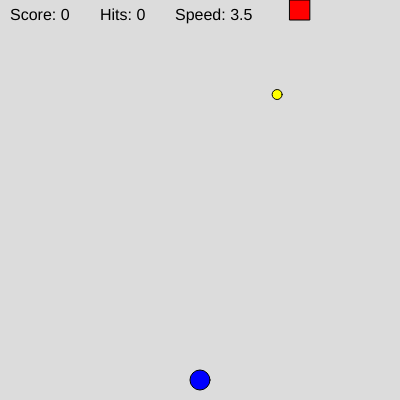
Frame 1 (no input)
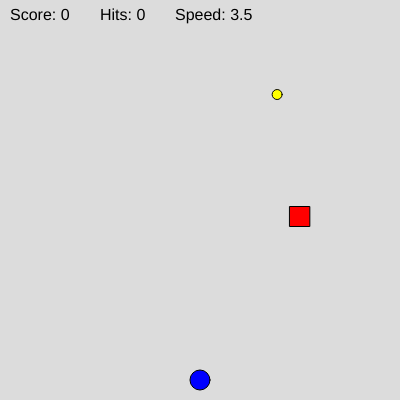
Frame 60 (no input)
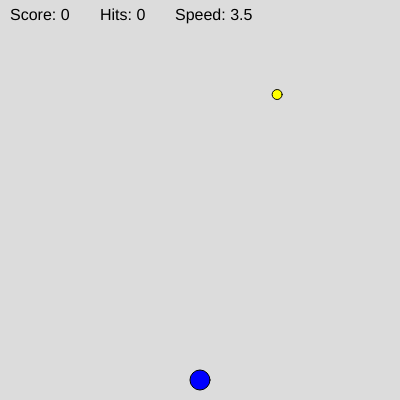
Frame 120 (the mouse pressed at the canvas centre since frame 60)

The p5.js sketch that drew these frames (run headless with seeded random() and noise() and a simulated clock; from frame 60 on, the mouse is pressed at the canvas centre):

// p5.js sketch
// ── sketch.js
// Game variables 
let playerX, playerY;
let coinX, coinY;
let obstacleX, obstacleY;
let score = 0;
let gameOver = false;
let obstacleSpeed = 3.5
let hits = 0

function setup() {
  createCanvas(400, 400);
  initializeGame();
}

function initializeGame() {
  // Initialize player position (bottom center)
  playerX = width/2;
  playerY = height - 20;
  
  // Initialize coin position
  newCoin();
  
  // Initialize obstacle position
  obstacleX = random(20, width - 20);
  obstacleY = 0;
}

function draw() {
  background(220);
  
  if (gameOver) {
    displayGameOver();
  } else {
    // Draw game elements
    drawPlayer();
    drawCoin();
    drawObstacle();
    
    // Handle movement
    movePlayer();
    moveObstacle();
    
    // Check for collisions
    checkCoinCollection();
    checkCollisions();
    
    // Display game stats
    displayStats();
  }
}

function drawPlayer() {
  fill(0, 0, 255);  // Blue player
  circle(playerX, playerY, 20);
}

function drawCoin() {
  fill(255, 255, 0);  // Yellow coin
  circle(coinX, coinY, 10);
}

function drawObstacle() {
  fill(255, 0, 0);  // Red obstacle
  rect(obstacleX, obstacleY, 20, 20);
}

// Basic left/right movement provided
function movePlayer() {
  if (keyIsDown(LEFT_ARROW)) {
    playerX -= 5;
  }
  if (keyIsDown(RIGHT_ARROW)) {
    playerX += 5;
  }
  if (keyIsDown(UP_ARROW)){
    playerY -= 5
  }
  if (keyIsDown(DOWN_ARROW)){
    playerY += 5
  }
}

function moveObstacle() {
  // TODO: Move obstacle from left to right
  // obstacleY moves at obstacleSpeed
  obstacleY += obstacleSpeed

  
  // TODO: Reset obstacle when it goes off screen
  // HINT: Check if obstacleX > width
  // Reset to left side and new random Y position
}

function checkCoinCollection() {
  // TODO: Check if player touches coin
  if (dist(playerX, playerY, coinX, coinY) < 20){
    score ++
    newCoin()
    obstacleSpeed += 0.5
  }
  // HINT: Use dist(playerX, playerY, coinX, coinY)
  // If distance < 15:
  //   - Increase score
  //   - Create new coin
  //   - Increase obstacle speed slightly
}

function checkCollisions() {
  // TODO: Check if player hits obstacle
  if(dist(playerX, playerY, obstacleX, obstacleY)<20){
    playerX = width/2
    playerY = height - 20
    obstacleX = random(20, width - 20)
    hits ++
    if(hits >= 3){
      gameOver = true
    }
  }
  // HINT: Similar to coin collection
  // If hit (distance < 20):
  //   - Increase hits
  //   - Check for game over (hits >= 3)
  //   - Reset positions
}

function displayStats() {
  fill(0);
  textSize(16);
  text("Score: " + score, 10, 20);
  text("Hits: " + hits, 100, 20)
  text("Speed: " + obstacleSpeed, 175, 20)
  // TODO: Add display for hits and speed
}

function displayGameOver() {
  // TODO: Show game over screen

  // HINT: Use textAlign(CENTER, CENTER)
  // Show:
  //   - "Game Over" message
  //   - Final score
  //   - "Press R to Restart"
}

function newCoin() {
  // Generate random position for coin
  coinX = random(20, width-20);
  coinY = random(20, height-20);
}

function resetGame() {
  // TODO: Reset all game variables
  obstacleSpeed = 3.5
  score = 0
  hits = 0
  initializeGame()
  // HINT: Reset score, hits, speed
  // Set gameOver to false
  // Call initializeGame()
}

function keyPressed() {
  // TODO: Check for 'R' key to restart game
  // HINT: Use key === 'r' || key === 'R'
  // Only works when game is over
}

// Helper function you might need
function distance(x1, y1, x2, y2) {
  return dist(x1, y1, x2, y2);
}
